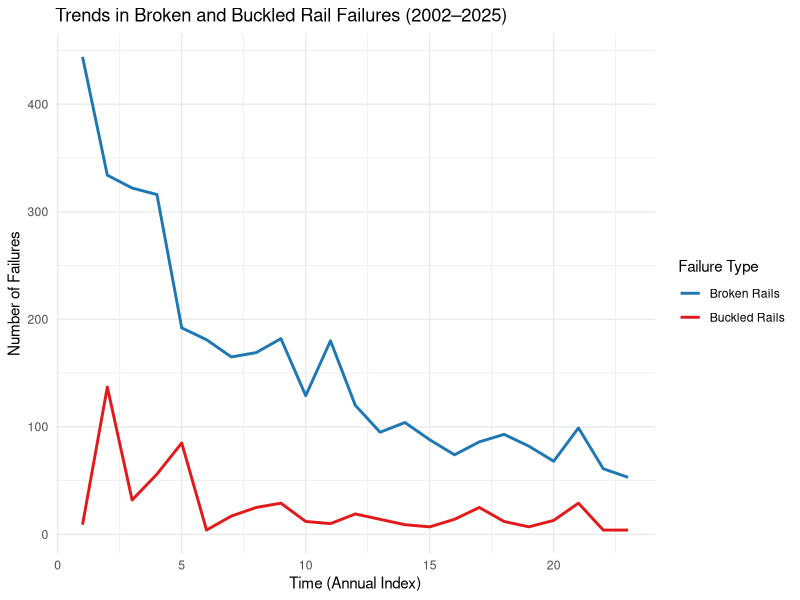
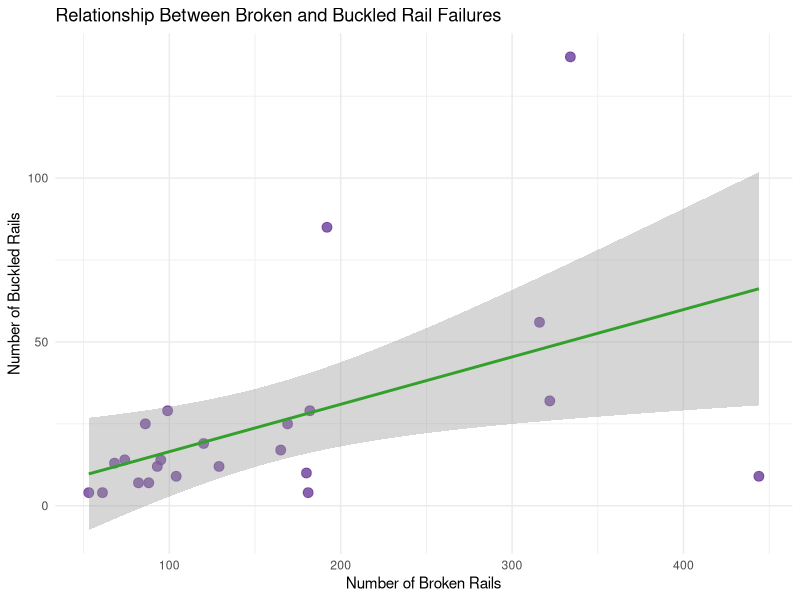
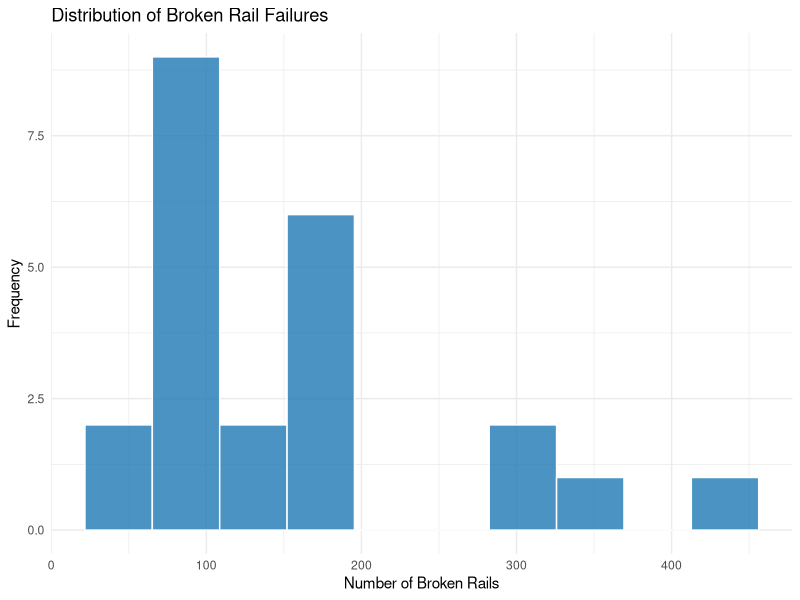
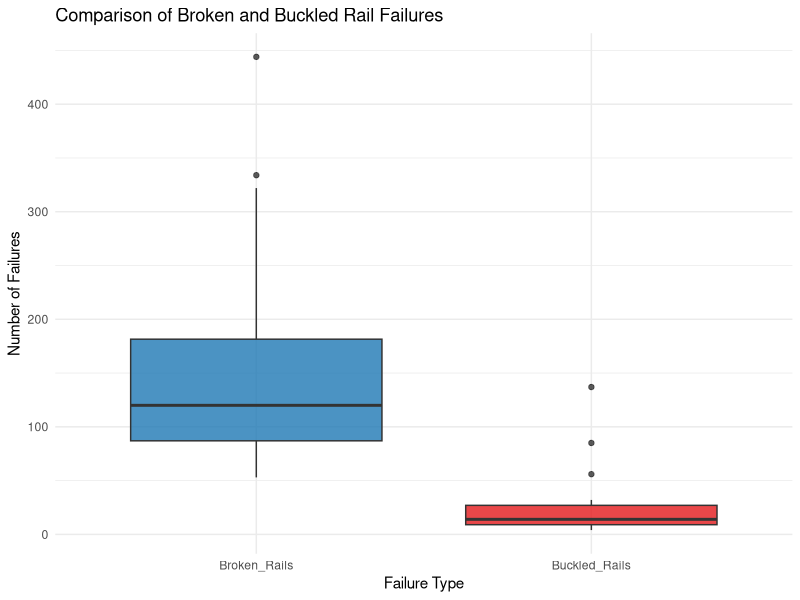

The R script that drew these images, in order:
library(readr)
broken_rails_and_buckled_rails <- read_csv("broken rails and buckled rails.csv")
View(broken_rails_and_buckled_rails)
rail_data <- data.frame(
  Year = c("2002-03","2003-04","2004-05","2005-06","2006-07","2007-08",
           "2008-09","2009-10","2010-11","2011-12","2012-13","2013-14",
           "2014-15","2015-16","2016-17","2017-18","2018-19","2019-20",
           "2020-21","2021-22","2022-23","2023-24","2024-25"),
  Time_Index = 1:23,
  Broken_Rails = c(444,334,322,316,192,181,165,169,182,129,180,120,
                   95,104,88,74,86,93,82,68,99,61,53),
  Buckled_Rails = c(9,137,32,56,85,4,17,25,29,12,10,19,
                    14,9,7,14,25,12,7,13,29,4,4)
)
head(rail_data)

library(ggplot2)
ggplot(rail_data, aes(x = Time_Index)) +
  geom_line(aes(y = Broken_Rails, colour = "Broken Rails"), linewidth = 1) +
  geom_line(aes(y = Buckled_Rails, colour = "Buckled Rails"), linewidth = 1) +
  scale_colour_manual(
    values = c("Broken Rails" = "#1f78b4",
               "Buckled Rails" = "#e31a1c")
  ) +
  labs(
    title = "Trends in Broken and Buckled Rail Failures (2002–2025)",
    x = "Time (Annual Index)",
    y = "Number of Failures",
    colour = "Failure Type"
  ) +
  theme_minimal()  

library(ggplot2)  
ggplot(rail_data, aes(x = Broken_Rails, y = Buckled_Rails)) +
  geom_point(colour = "#6a3d9a", size = 3, alpha = 0.8) +
  geom_smooth(method = "lm", se = TRUE, colour = "#33a02c") +
  labs(
    title = "Relationship Between Broken and Buckled Rail Failures",
    x = "Number of Broken Rails",
    y = "Number of Buckled Rails"
  ) +
  theme_minimal()

library(ggplot2)

ggplot(rail_data, aes(x = Broken_Rails)) +
  geom_histogram(
    bins = 10,
    fill = "#1f78b4",
    colour = "white",
    alpha = 0.8
  ) +
  labs(
    title = "Distribution of Broken Rail Failures",
    x = "Number of Broken Rails",
    y = "Frequency"
  ) +
  theme_minimal()

library(ggplot2)
library(tidyr)
rail_long <- rail_data %>%
  pivot_longer(
    cols = c(Broken_Rails, Buckled_Rails),
    names_to = "Failure_Type",
    values_to = "Failures"
  )
ggplot(rail_long, aes(x = Failure_Type, y = Failures, fill = Failure_Type)) +
  geom_boxplot(alpha = 0.8) +
  scale_fill_manual(
    values = c("Broken_Rails" = "#1f78b4",
               "Buckled_Rails" = "#e31a1c")
  ) +
  labs(
    title = "Comparison of Broken and Buckled Rail Failures",
    x = "Failure Type",
    y = "Number of Failures"
  ) +
  theme_minimal() +
  theme(legend.position = "none")
